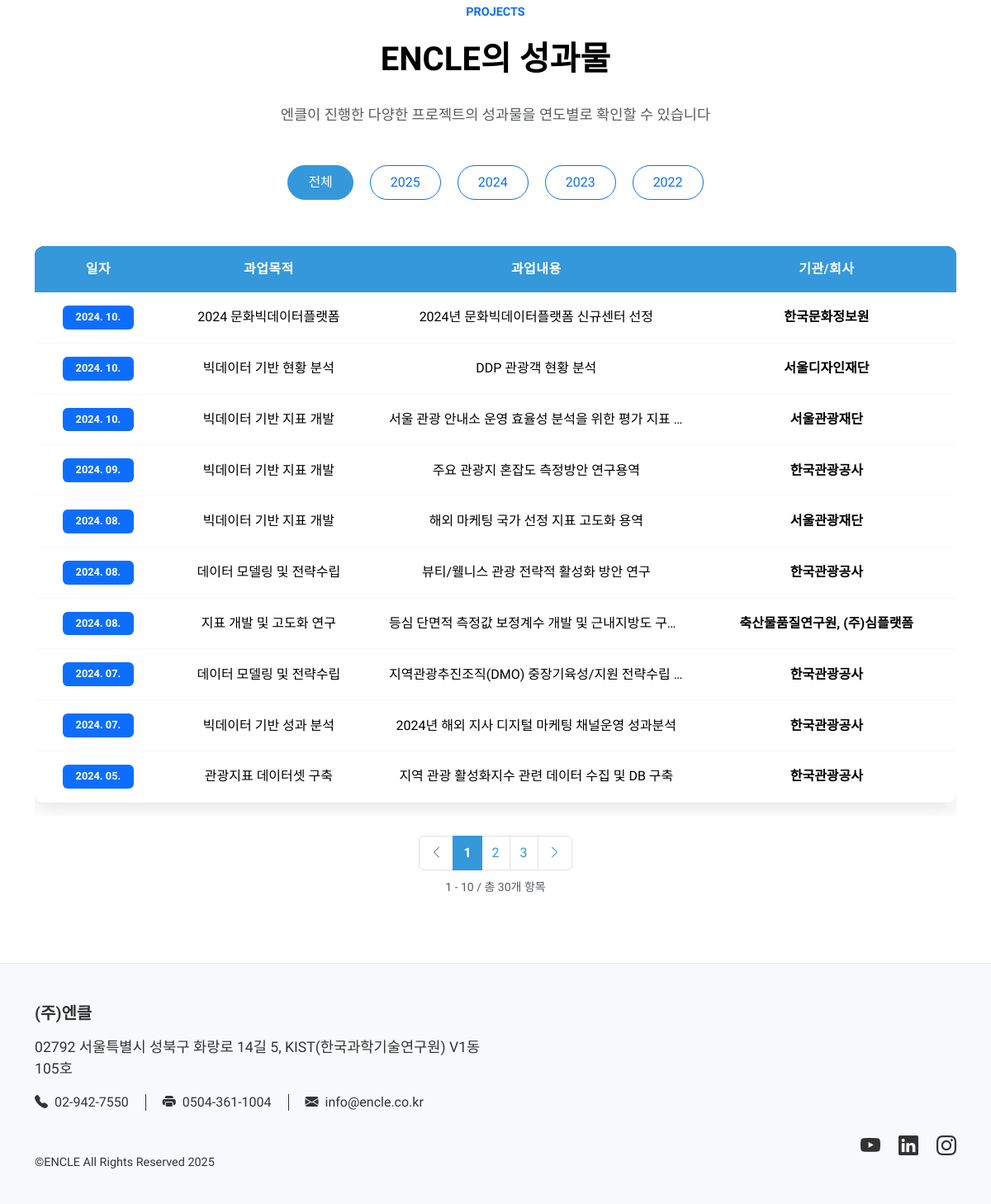
The page /references/ (lower part) on the database as committed earlier.
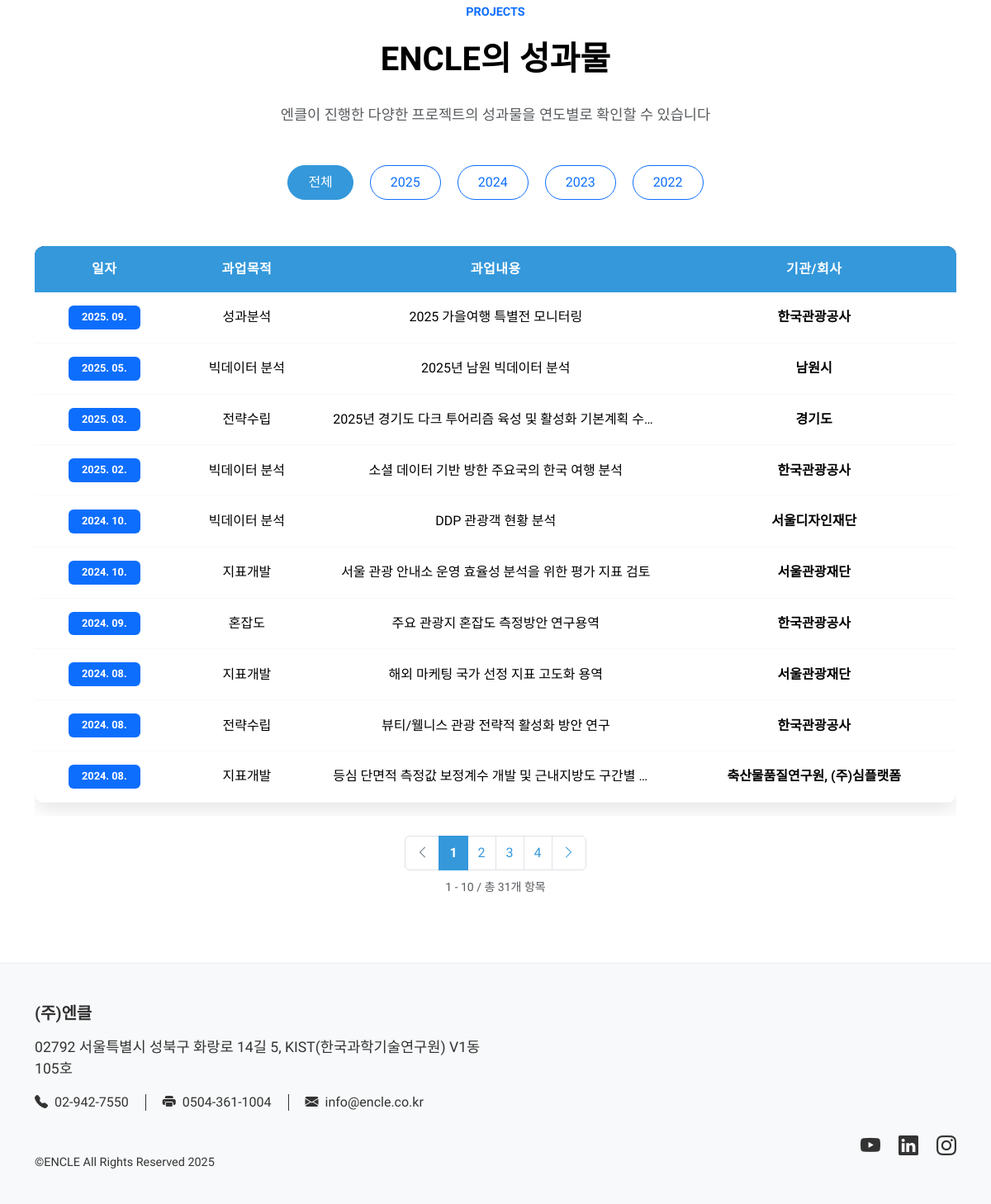
The same page on the database as committed later.
### apps/models.py (models this page shows)
class Reference(db.Model):
    id = db.Column(db.Integer, primary_key=True)
    date = db.Column(db.String(20), nullable=False)
    purpose = db.Column(db.Text, nullable=False)
    content = db.Column(db.Text, nullable=False)
    organization = db.Column(db.String(100), nullable=False)
    create_date = db.Column(db.DateTime(), nullable=False)

### apps/views/references_views.py (the view)
@bp.route('/')
def references():
    page = request.args.get('page', 1, type=int)
    per_page = 10
    query = Reference.query.order_by(Reference.date.desc())
    pagination = query.paginate(
        page=page,
        per_page=per_page,
        error_out=False
    )
    references_list = pagination.items
    return render_template('references/references.html',
                         references_list=references_list,
                         pagination=pagination)

### apps/templates/references/references.html (shortened to what this page needs)
{% extends "base.html" %}
{% block content %}
<section class="section">
    <div class="container">
        <div class="text-center mb-5">
            <p class="text-primary section-eyebrow">PROJECTS</p>
            <p class="section-header-title mb-4">ENCLE의 성과물</p>
            <p class="text-muted" style="font-size: 1.1rem;">엔클이 진행한 다양한 프로젝트의 성과물을 연도별로 확인할 수 있습니다</p>
        </div>
        <div class="row mb-4">
            <div class="col-lg-12 text-center">
                <div class="year-filter">
                    <button class="btn btn-outline-primary year-filter-btn {% if not selected_year %}active{% endif %}"
                            data-year="all">
                        전체
                    </button>
                    <button class="btn btn-outline-primary year-filter-btn {% if selected_year == '2025' %}active{% endif %}"
                            data-year="2025">
                        2025
                    </button>
                    <button class="btn btn-outline-primary year-filter-btn {% if selected_year == '2024' %}active{% endif %}"
                            data-year="2024">
                        2024
                    </button>
                    <button class="btn btn-outline-primary year-filter-btn {% if selected_year == '2023' %}active{% endif %}"
                            data-year="2023">
                        2023
                    </button>
                    <button class="btn btn-outline-primary year-filter-btn {% if selected_year == '2022' %}active{% endif %}"
                            data-year="2022">
                        2022
                    </button>
                </div>
            </div>
        </div>
        <div class="row">
            <div class="col-lg-12" id="references-table-container">
                {% include 'references/_references_table.html' %}
            </div>
        </div>
    </div>
</section>
</div>
{% endblock %}

### apps/templates/references/_references_table.html (shortened to what this page needs)
{% if references_list %}
<div class="table-responsive">
    <table class="table table-hover reference-table">
        <thead class="table-primary-custom">
            <tr>
                <th scope="col" class="text-center">일자</th>
                <th scope="col" class="text-center">과업목적</th>
                <th scope="col" class="text-center">과업내용</th>
                <th scope="col" class="text-center">기관/회사</th>
            </tr>
        </thead>
        <tbody>
            {% for reference in references_list %}
            <tr class="reference-row">
                <td class="reference-date text-center">
                    <span class="badge bg-primary">{{ reference.date }}</span>
                </td>
                <td class="reference-purpose text-center">
                    {{ reference.purpose }}
                </td>
                <td class="reference-content text-center">
                    {{ reference.content }}
                </td>
                <td class="reference-organization text-center">
                    <strong>{{ reference.organization }}</strong>
                </td>
            </tr>
            {% endfor %}
        </tbody>
    </table>
</div>
{% if pagination and pagination.pages > 1 %}
<div class="row mt-4">
    <div class="col-lg-12">
        <nav aria-label="레퍼런스 페이지 네비게이션">
            <ul class="pagination justify-content-center">
                {% if pagination.has_prev %}
                    <li class="page-item">
                        <a class="page-link" href="#" data-page="{{ pagination.prev_num }}" data-year="{{ selected_year or 'all' }}">
                            <i class="bi bi-chevron-left"></i>
                        </a>
                    </li>
                {% else %}
                    <li class="page-item disabled">
                        <span class="page-link">
                            <i class="bi bi-chevron-left"></i>
                        </span>
                    </li>
                {% endif %}
                {% for page_num in pagination.iter_pages(left_edge=2, left_current=2, right_current=3, right_edge=2) %}
                    {% if page_num %}
                        {% if page_num != pagination.page %}
                            <li class="page-item">
                                <a class="page-link" href="#" data-page="{{ page_num }}" data-year="{{ selected_year or 'all' }}">
                                    {{ page_num }}
                                </a>
                            </li>
                        {% else %}
                            <li class="page-item active">
                                <span class="page-link">{{ page_num }}</span>
                            </li>
                        {% endif %}
                    {% else %}
                        <li class="page-item disabled">
                            <span class="page-link">...</span>
                        </li>
                    {% endif %}
                {% endfor %}
                {% if pagination.has_next %}
                    <li class="page-item">
                        <a class="page-link" href="#" data-page="{{ pagination.next_num }}" data-year="{{ selected_year or 'all' }}">
                            <i class="bi bi-chevron-right"></i>
                        </a>
                    </li>
                {% else %}
                    <li class="page-item disabled">
                        <span class="page-link">
                            <i class="bi bi-chevron-right"></i>
                        </span>
                    </li>
                {% endif %}
            </ul>
        </nav>
        <div class="text-center mt-2">
            <small class="text-muted">
                {{ pagination.first }} - {{ pagination.last }} / 총 {{ pagination.total }}개 항목
            </small>
        </div>
    </div>
</div>
{% endif %}
{% endif %}

Rows that differ between the two databases and show on the page:
no longer on this page (row edited): Reference: date "2024. 05.", purpose "관광지표 데이터셋 구축", content "지역 관광 활성화지수 관련 데이터 수집 및 DB 구축", organization "한국관광공사"
added Reference: date "2025. 09.", purpose "성과분석", content "2025 가을여행 특별전 모니터링", organization "한국관광공사"
changed Reference: date "2024. 10." → "2025. 05."; purpose "빅데이터 기반 지표 개발" → "빅데이터 분석"; content "서울 관광 안내소 운영 효율성 분석을 위한 평가 지표…" → "2025년 남원 빅데이터 분석"; organization "서울관광재단" → "남원시"; moves up the list
changed Reference: date "2024. 10." → "2025. 03."; purpose "빅데이터 기반 현황 분석" → "전략수립"; content "DDP 관광객 현황 분석" → "2025년 경기도 다크 투어리즘 육성 및 활성화 기본계획 수…"; organization "서울디자인재단" → "경기도"; moves down the list
changed Reference: date "2024. 10." → "2025. 02."; purpose "2024 문화빅데이터플랫폼" → "빅데이터 분석"; content "2024년 문화빅데이터플랫폼 신규센터 선정" → "소셜 데이터 기반 방한 주요국의 한국 여행 분석"; organization "한국문화정보원" → "한국관광공사"
changed Reference: date "2024. 08." → "2024. 10."; purpose "지표 개발 및 고도화 연구" → "빅데이터 분석"; content "등심 단면적 측정값 보정계수 개발 및 근내지방도 구…" → "DDP 관광객 현황 분석"; organization "축산물품질연구원, (주)심플랫폼" → "서울디자인재단"; moves up the list
changed Reference: date "2024. 09." → "2024. 10."; purpose "빅데이터 기반 지표 개발" → "지표개발"; content "주요 관광지 혼잡도 측정방안 연구용역" → "서울 관광 안내소 운영 효율성 분석을 위한 평가 지표 검토"; organization "한국관광공사" → "서울관광재단"
changed Reference: date "2024. 08." → "2024. 09."; purpose "데이터 모델링 및 전략수립" → "혼잡도"; content "뷰티/웰니스 관광 전략적 활성화 방안 연구" → "주요 관광지 혼잡도 측정방안 연구용역"
changed Reference: date "2024. 07." → "2024. 08."; purpose "데이터 모델링 및 전략수립" → "지표개발"; content "지역관광추진조직(DMO) 중장기육성/지원 전략수립…" → "해외 마케팅 국가 선정 지표 고도화 용역"; organization "한국관광공사" → "서울관광재단"
changed Reference: date "2024. 07." → "2024. 08."; purpose "빅데이터 기반 성과 분석" → "전략수립"; content "2024년 해외 지사 디지털 마케팅 채널운영 성과분석" → "뷰티/웰니스 관광 전략적 활성화 방안 연구"
changed Reference: purpose "빅데이터 기반 지표 개발" → "지표개발"; content "해외 마케팅 국가 선정 지표 고도화 용역" → "등심 단면적 측정값 보정계수 개발 및 근내지방도 구간별…"; organization "서울관광재단" → "축산물품질연구원, (주)심플랫폼"; moves down the list
Other text that changed with them:
{{ pagination.total }}: "30" → "31"
new list line: "4"
